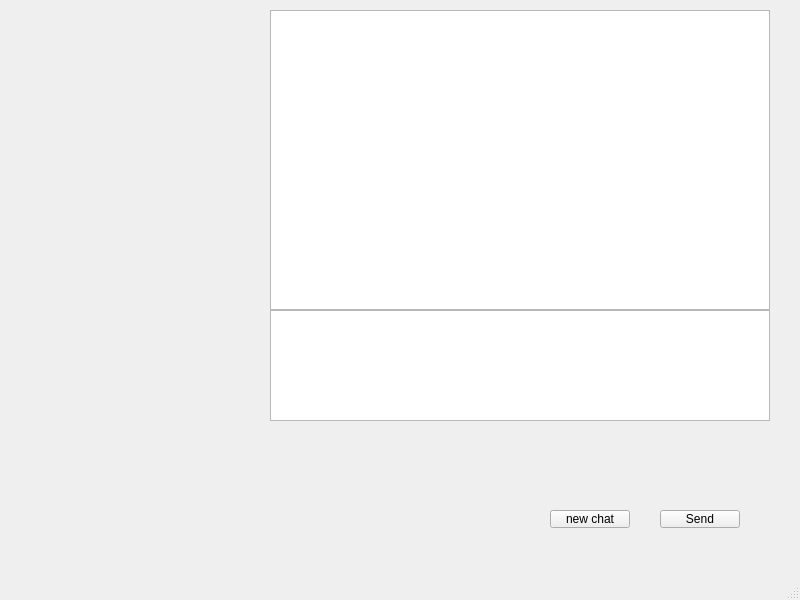
<?xml version="1.0" encoding="UTF-8"?>
<ui version="4.0">
 <class>MainWindow</class>
 <widget class="QMainWindow" name="MainWindow">
  <property name="geometry">
   <rect>
    <x>0</x>
    <y>0</y>
    <width>800</width>
    <height>600</height>
   </rect>
  </property>
  <property name="windowTitle">
   <string>MainWindow</string>
  </property>
  <widget class="QWidget" name="centralwidget">
   <widget class="QPlainTextEdit" name="UserInput">
    <property name="geometry">
     <rect>
      <x>270</x>
      <y>310</y>
      <width>500</width>
      <height>111</height>
     </rect>
    </property>
    <property name="minimumSize">
     <size>
      <width>500</width>
      <height>100</height>
     </size>
    </property>
   </widget>
   <widget class="QTextBrowser" name="AIResponse">
    <property name="geometry">
     <rect>
      <x>270</x>
      <y>10</y>
      <width>500</width>
      <height>300</height>
     </rect>
    </property>
    <property name="minimumSize">
     <size>
      <width>500</width>
      <height>300</height>
     </size>
    </property>
   </widget>
   <widget class="QPushButton" name="button_sendText">
    <property name="geometry">
     <rect>
      <x>660</x>
      <y>510</y>
      <width>80</width>
      <height>18</height>
     </rect>
    </property>
    <property name="text">
     <string>Send</string>
    </property>
   </widget>
   <widget class="QPushButton" name="button_newChat">
    <property name="geometry">
     <rect>
      <x>550</x>
      <y>510</y>
      <width>80</width>
      <height>18</height>
     </rect>
    </property>
    <property name="text">
     <string>new chat</string>
    </property>
    <property name="icon">
     <iconset resource="resource.qrc">
      <normaloff>:/icons/icons/chaticon.png</normaloff>:/icons/icons/chaticon.png</iconset>
    </property>
   </widget>
  </widget>
  <widget class="QMenuBar" name="menubar">
   <property name="geometry">
    <rect>
     <x>0</x>
     <y>0</y>
     <width>800</width>
     <height>17</height>
    </rect>
   </property>
  </widget>
  <widget class="QStatusBar" name="statusbar"/>
 </widget>
 <resources>
  <include location="resource.qrc"/>
 </resources>
 <connections/>
</ui>
